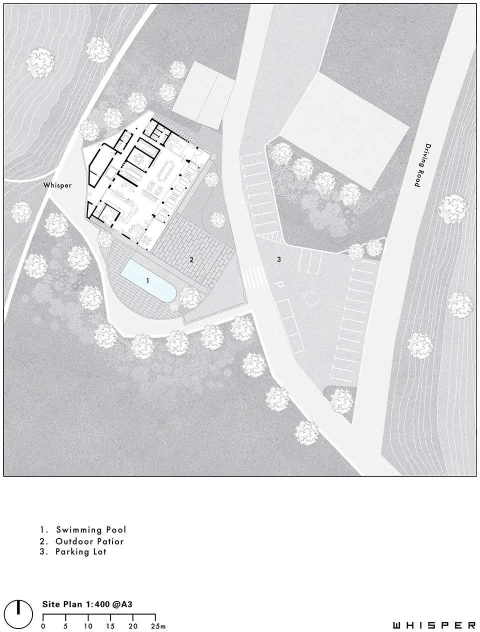
#> input picture practice/14.opencvPIL图片处理/1.jpg, 960 x 1263 px, found by its file name (shown at 1/2 size); its folder holds only this picture in this run
$ python 32.py
#> lines starting #> are read from the running program, lines starting #| are printed output that depends on the picture
import os
import random
import cv2
import numpy as np
import random

import pandas  as pd

os.chdir('D:\Wayne\Desktop\card\code\data\sourceimages')

listdata=os.listdir()
print  (len(listdata))

random.shuffle(listdata)             #随机排列

os.chdir('D:\Wayne\Desktop\card\code')

num=1

for i in listdata:           #就是我们需要  的字符串   文件  名

    img = cv2.imread('data/sourceimages/'+i)
#> img is the input picture: shape (1263, 960, 3); mean B, G, R 225.1, 223, 223.3
    imgFix = np.zeros((720, 1280, 3), np.uint8)           #创建 全黑  画布

    randpicy=random.randint(23,92)      #随机图片大小宽度
    randpicx=int( randpicy*120/46)      #长度
    imgg = cv2.resize(img,(randpicx, randpicy),cv2.INTER_AREA) #缩小推荐使用 "cv2.INTER_AREA";  扩大推荐使用 “cv2.INTER_CUBIC”
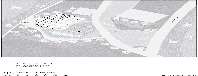
#> imgg: shape (76, 198, 3); mean B, G, R 224.5, 222.3, 222.7
    randx=random.randint(0,(1280-randpicx-1))      #随机位置
    randy=random.randint(0,(720-randpicy-1))
    imgFix[randy:randy+randpicy, randx:randx+randpicx] = imgg#指定位置填充，大小要一样才能填充
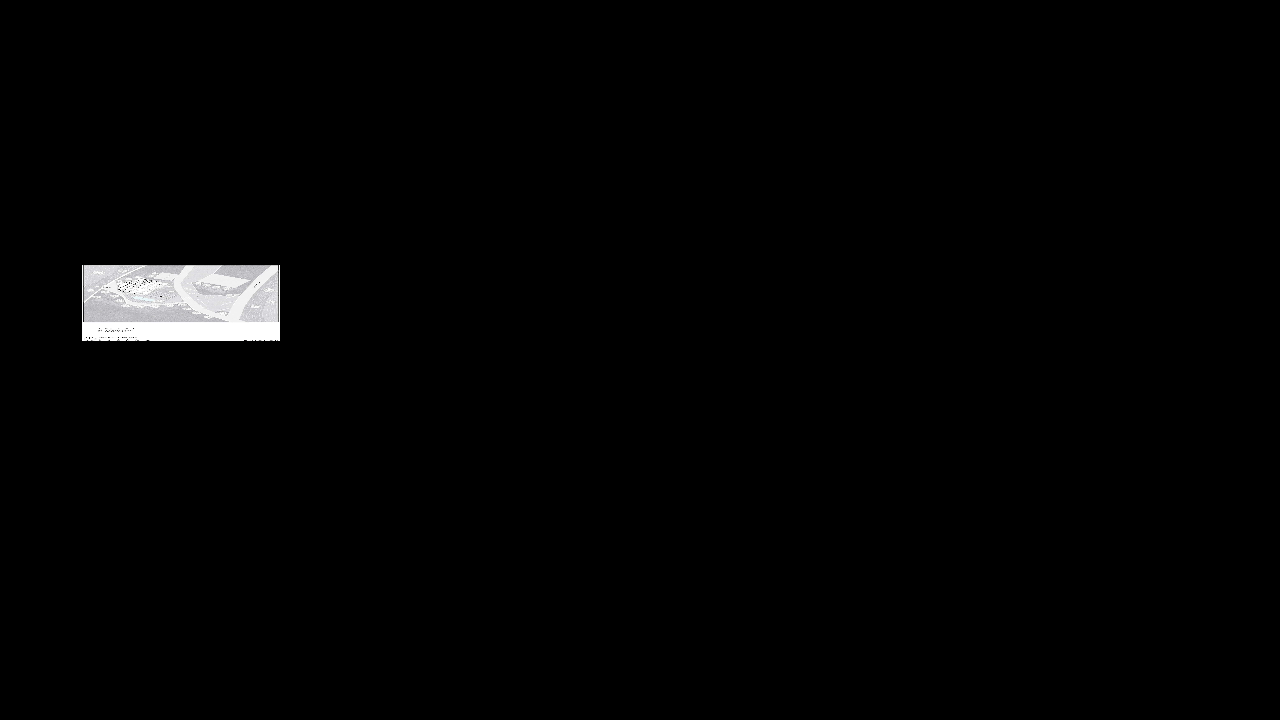
#> imgFix: shape (720, 1280, 3); mean B, G, R 3.7, 3.6, 3.6

    #保存图片
    strnum=str(num)
    straddrnum=strnum.rjust(6,'0')                              #不够前面补起来
    cv2.imwrite("keras_yolo3_master\\VOC2007\\newJPEGImages\\"+straddrnum+".jpg", imgFix)

    strdata="VOC2007/newJPEGImages/"+straddrnum+".jpg"
    for j in range(0,4):
        if i[j:j+1]=='_':
            continue
        boxlabel=[]
        leftupx=randx+ int (randpicx*j/4+1)
        leftupy=randy
        rightdownx=randx+int(randpicx*(j+1)/4+1)
        rightdowny=randy+randpicy
#> (the run stopped early here; a loop or call above may not have finished)
